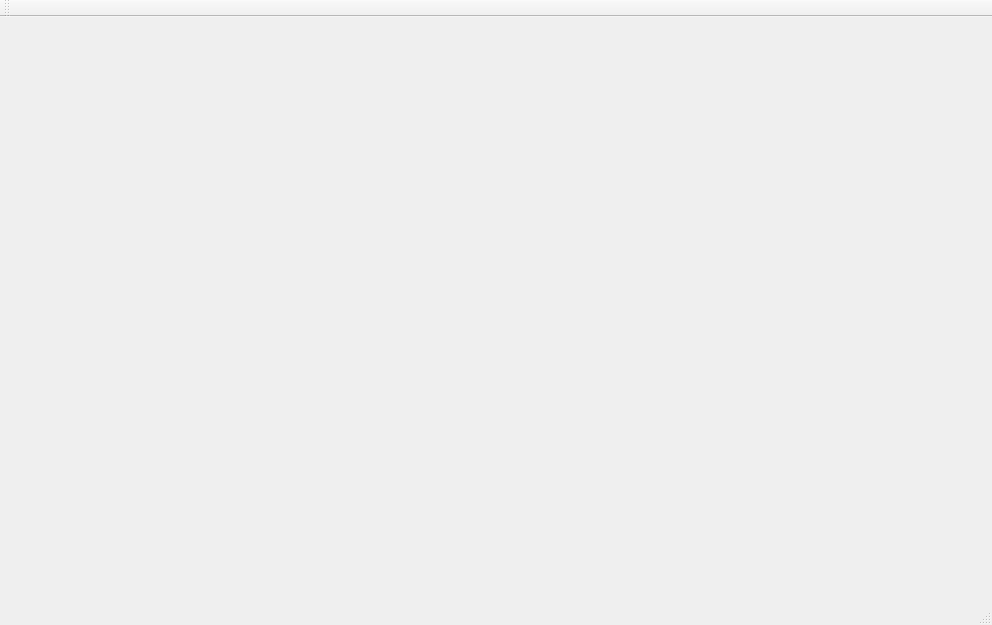
<?xml version="1.0" encoding="UTF-8"?>
<ui version="4.0">
 <class>MainWindow</class>
 <widget class="QMainWindow" name="MainWindow">
  <property name="geometry">
   <rect>
    <x>0</x>
    <y>0</y>
    <width>992</width>
    <height>625</height>
   </rect>
  </property>
  <property name="windowTitle">
   <string>MainWindow</string>
  </property>
  <widget class="FrontCylinderPanel" name="centralWidget"/>
  <widget class="QMenuBar" name="menuBar">
   <property name="geometry">
    <rect>
     <x>0</x>
     <y>0</y>
     <width>992</width>
     <height>25</height>
    </rect>
   </property>
  </widget>
  <widget class="QToolBar" name="mainToolBar">
   <attribute name="toolBarArea">
    <enum>TopToolBarArea</enum>
   </attribute>
   <attribute name="toolBarBreak">
    <bool>false</bool>
   </attribute>
  </widget>
  <widget class="QStatusBar" name="statusBar"/>
 </widget>
 <layoutdefault spacing="6" margin="11"/>
 <customwidgets>
  <customwidget>
   <class>FrontCylinderPanel</class>
   <extends>QWidget</extends>
   <header>frontcylinderpanel.h</header>
   <container>1</container>
  </customwidget>
 </customwidgets>
 <resources/>
 <connections/>
</ui>
